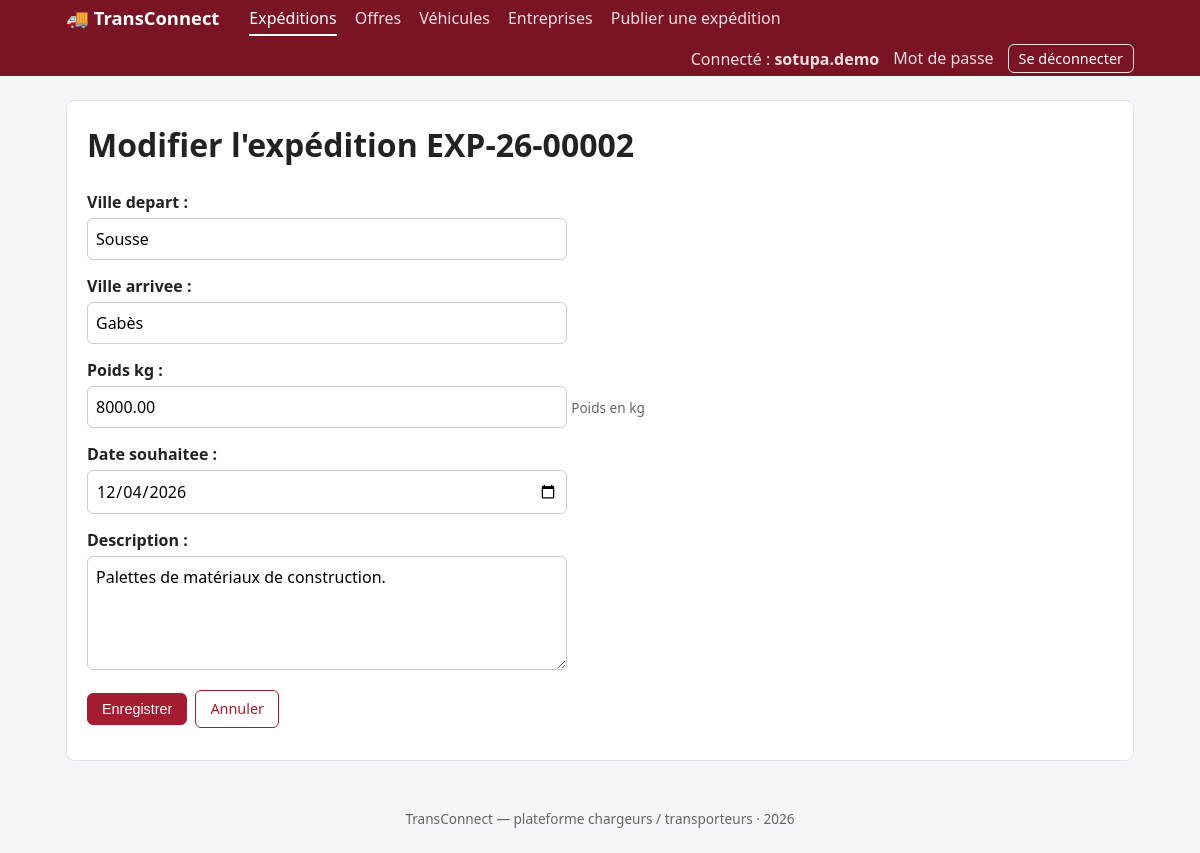
Screenshot of /expeditions/EXP-26-00002/modifier/ (signed in) with the database file from the repository.
### EntreprisesApp/models.py (models this page shows, shortened)
class Utilisateur(AbstractUser):
    ROLE_CHARGEUR = 'chargeur'
    ROLE_TRANSPORTEUR = 'transporteur'
    ROLE_ADMIN = 'admin'
    ROLE_CHOICES = (
        (ROLE_CHARGEUR, 'Chargeur'),
        (ROLE_TRANSPORTEUR, 'Transporteur'),
        (ROLE_ADMIN, 'Administrateur'),
    )
    user_id = models.CharField(max_length=8, primary_key=True, editable=False)
    email = models.EmailField(unique=True, validators=[valider_email_gmail])
    role = models.CharField(max_length=20, choices=ROLE_CHOICES, default=ROLE_CHARGEUR)
    telephone = models.CharField(
        max_length=8, blank=True, validators=[valider_telephone]
    )
    created_at = models.DateTimeField(auto_now_add=True)
    updated_at = models.DateTimeField(auto_now=True)
    objects = UtilisateurManager()
    REQUIRED_FIELDS = ['email']
    class Meta:
        verbose_name = 'Utilisateur'
        verbose_name_plural = 'Utilisateurs'

### ExpeditionsApp/models.py (models this page shows, shortened)
class Expedition(models.Model):
    PUBLIEE = 'publiee'
    ATTRIBUEE = 'attribuee'
    EN_COURS = 'en_cours'
    LIVREE = 'livree'
    ANNULEE = 'annulee'
    STATUT_CHOICES = (
        (PUBLIEE, 'Publiée'),
        (ATTRIBUEE, 'Attribuée'),
        (EN_COURS, 'En cours'),
        (LIVREE, 'Livrée'),
        (ANNULEE, 'Annulée'),
    )
    reference = models.CharField(max_length=12, unique=True, editable=False)
    ville_depart = models.CharField(max_length=100)
    ville_arrivee = models.CharField(max_length=100)
    poids_kg = models.DecimalField(
        max_digits=10,
        decimal_places=2,
        validators=[MinValueValidator(Decimal('0.01'), "Le poids doit être strictement positif.")],
        help_text='Poids en kg',
    )
    date_souhaitee = models.DateField()
    description = models.TextField(blank=True)
    statut = models.CharField(max_length=15, choices=STATUT_CHOICES, default=PUBLIEE)
    entreprise = models.ForeignKey(
        'EntreprisesApp.Entreprise',
        on_delete=models.CASCADE,
        related_name='expeditions',
    )
    created_at = models.DateTimeField(auto_now_add=True)
    updated_at = models.DateTimeField(auto_now=True)
    class Meta:
        verbose_name = 'Expédition'
        verbose_name_plural = 'Expéditions'
        ordering = ['-created_at']

### ExpeditionsApp/views.py (the view, shortened to what this page needs)
# urls.py: path('<str:reference>/modifier/', views.ExpeditionUpdateView.as_view(), name='modifier'),
class ExpeditionUpdateView(ChargeurRequisMixin, ExpeditionsDeMonEntrepriseMixin, UpdateView):
    model = Expedition
    form_class = ExpeditionForm
    template_name = 'expeditions/form.html'
    slug_field = 'reference'
    slug_url_kwarg = 'reference'

### ExpeditionsApp/forms.py
class ExpeditionForm(forms.ModelForm):
    class Meta:
        model = Expedition
        fields = ['ville_depart', 'ville_arrivee', 'poids_kg', 'date_souhaitee', 'description']
        widgets = {
            'date_souhaitee': forms.DateInput(attrs={'type': 'date'}, format='%Y-%m-%d'),
            'description': forms.Textarea(attrs={'rows': 4}),
        }

### EntreprisesApp/context_processors.py (called while the page is built)
def entreprise_courante(request):
    return {'mon_entreprise': entreprise_de(getattr(request, 'user', None))}

### EntreprisesApp/mixins.py (called while the page is built)
def entreprise_de(user):
    return getattr(user, 'entreprise', None)

    def test_func(self):
        entreprise = entreprise_de(self.request.user)
        return entreprise is not None and entreprise.type_entreprise == 'chargeur'

### EntreprisesApp/models.py (called while the page is built)
    @property
    def est_transporteur(self):
        return self.type_entreprise == self.TYPE_TRANSPORTEUR

    @property
    def est_chargeur(self):
        return self.type_entreprise == self.TYPE_CHARGEUR

### ExpeditionsApp/views.py (called while the page is built)
    def get_queryset(self):
        return Expedition.objects.filter(entreprise=self.request.user.entreprise)

### ExpeditionsApp/templates/expeditions/form.html (shortened to what this page needs)
{% extends 'base.html' %}
{% block content %}
<div class="card">
  {% if object %}
  <h1>Modifier l'expédition {{ object.reference }}</h1>
  {% url 'expeditions:detail' object.reference as annuler %}
  {% include 'partials/form.html' with bouton='Enregistrer' annuler=annuler %}
  {% else %}
  <h1>Publier une expédition</h1>
  <p class="muted">Pour le compte de <strong>{{ mon_entreprise.raison_sociale }}</strong> (chargeur).</p>
  {% url 'expeditions:liste' as annuler %}
  {% include 'partials/form.html' with bouton='Publier' annuler=annuler %}
  {% endif %}
</div>
{% endblock %}

### templates/base.html (shortened to what this page needs)
<!DOCTYPE html>
<html lang="fr">
<head>
</head>
<body>
  <header>
    {% with nom_url=request.resolver_match.app_name %}
    <nav>
      <a class="logo" href="{% url 'accueil' %}">🚚 TransConnect</a>
      <a href="{% url 'expeditions:liste' %}" {% if nom_url == 'expeditions' %}class="actif"{% endif %}>Expéditions</a>
      <a href="{% url 'offres:liste' %}" {% if nom_url == 'offres' %}class="actif"{% endif %}>Offres</a>
      <a href="{% url 'vehicules:liste' %}" {% if nom_url == 'vehicules' %}class="actif"{% endif %}>Véhicules</a>
      <a href="{% url 'entreprises:liste' %}" {% if nom_url == 'entreprises' %}class="actif"{% endif %}>Entreprises</a>
      {% if user.is_authenticated %}
        {% if mon_entreprise.est_transporteur %}
        <a href="{% url 'vehicules:mes' %}">Mes véhicules</a>
        {% elif mon_entreprise.est_chargeur %}
        <a href="{% url 'expeditions:ajouter' %}">Publier une expédition</a>
        {% else %}
        <a href="{% url 'entreprises:ajouter' %}">Créer mon entreprise</a>
        {% endif %}
      <span class="compte">
        <span>Connecté : <strong>{{ user.username }}</strong></span>
        <a href="{% url 'password_change' %}">Mot de passe</a>
        <form method="post" action="{% url 'logout' %}" class="inline">
          <button type="submit" class="lien">Se déconnecter</button>
        </form>
      </span>
      {% else %}
      <span class="compte">
        <a href="{% url 'login' %}">Se connecter</a>
        <a href="{% url 'inscription' %}">Créer un compte</a>
      </span>
      {% endif %}
    </nav>
    {% endwith %}
  </header>
  <main>
    {% block content %}{% endblock %}
  </main>
  <footer>TransConnect — plateforme chargeurs / transporteurs · {% now "Y" %}</footer>
</body>
</html>

### templates/partials/form.html (shortened to what this page needs)
<form method="post" novalidate>
  {{ form.as_p }}
  <div class="actions">
    <button type="submit" class="btn">{{ bouton|default:"Enregistrer" }}</button>
    {% if annuler %}<a class="btn secondaire" href="{{ annuler }}">Annuler</a>{% endif %}
  </div>
</form>

### templates/base.html (style rules this page uses)
:root { --brand:#a51c30; --brand-dark:#7a1424; --bg:#f6f6f8; --card:#fff; --text:#222; --muted:#666; --line:#e2e2e6; }
* { box-sizing: border-box; }
body { margin:0; font-family: system-ui, -apple-system, "Segoe UI", Roboto, sans-serif; background:var(--bg); color:var(--text); line-height:1.5; }
header { background:var(--brand-dark); color:#fff; }
nav { max-width:1100px; margin:0 auto; padding:0 16px; display:flex; flex-wrap:wrap; align-items:center; gap:4px 18px; min-height:56px; }
nav .logo { font-weight:700; font-size:1.15rem; color:#fff; text-decoration:none; margin-right:12px; }
nav a { color:#f3dfe2; text-decoration:none; padding:4px 0; border-bottom:2px solid transparent; }
nav a:hover, nav a.actif { color:#fff; border-bottom-color:#fff; }
nav .compte { margin-left:auto; display:flex; flex-wrap:wrap; align-items:center; gap:4px 14px; color:#f3dfe2; }
nav button.lien { background:none; border:1px solid #f3dfe2; border-radius:6px; color:#fff; padding:3px 10px; cursor:pointer; font:inherit; font-size:.9rem; }
main { max-width:1100px; margin:24px auto; padding:0 16px; }
h1, h2 { margin-top:0; }
.card { background:var(--card); border:1px solid var(--line); border-radius:8px; padding:20px; margin-bottom:20px; }
a { color:var(--brand); }
.btn { display:inline-block; padding:7px 14px; border-radius:6px; border:1px solid var(--brand); background:var(--brand); color:#fff; text-decoration:none; cursor:pointer; font-size:.9rem; }
.btn.secondaire { background:#fff; color:var(--brand); }
.actions { display:flex; flex-wrap:wrap; gap:8px; align-items:center; margin:12px 0; }
.inline { display:inline; }
form p { margin:0 0 14px; }
form label { display:block; font-weight:600; margin-bottom:4px; }
form input:not([type=checkbox]), form select, form textarea { width:100%; max-width:480px; padding:8px; border:1px solid #ccc; border-radius:6px; font:inherit; }
.helptext { color:var(--muted); font-size:.85rem; }
footer { text-align:center; color:var(--muted); font-size:.85rem; padding:24px 16px; }

### rows the page displays
Utilisateur: username "sotupa.demo"
Expedition: reference "EXP-26-00002", ville_depart "Sousse", ville_arrivee "Gabès", poids_kg "8000.00", date_souhaitee "12/04/2026", description "Palettes de matériaux de construction."

### other values shown
{{ bouton|default:"Enregistrer" }} "Enregistrer"
